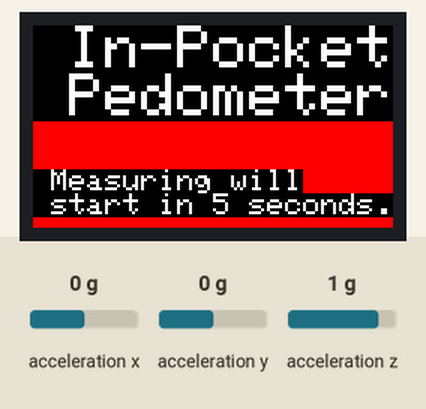
This sketch was run on a simulated ESP32. Parts: 240×135 colour display. The inputs (shaded band) are chosen by the test bench; at power-on: acceleration x 0 g, acceleration y 0 g, acceleration z 1 g.

Above: at 0.3 s.
At 5.3 s:
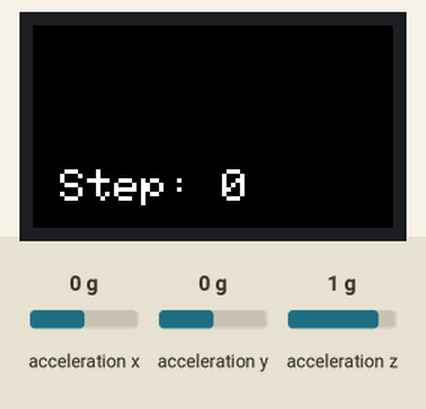

The sketch:

Pedometer.ino
```cpp
#include <M5StickCPlus.h>


int stepCount = 0;

void setup() {
  M5.begin();

  if (M5.IMU.Init()) { // -1: failed?
    M5.Lcd.fillScreen(RED);
  } else {
    M5.Lcd.fillScreen(BLACK);
  }

  M5.Lcd.setTextSize(4);
  M5.Lcd.setRotation(3);
  M5.Lcd.print(" In-Pocket");
  M5.Lcd.println();
  M5.Lcd.print(" Pedometer");
  M5.Lcd.println();
  M5.Lcd.println();
  M5.Lcd.setTextSize(2);
  M5.Lcd.print(" Measuring will");
  M5.Lcd.println();
  M5.Lcd.print(" start in 5 seconds.");
  delay(5000);
  M5.Lcd.fillScreen(BLACK);
  M5.Lcd.setTextSize(3);
}

void loop() {
  float accX, accY, accZ;

  M5.IMU.getAccelData(&accX, &accY, &accZ);

  if (abs(accX) > 1.6) {
    stepCount++;
    delay(300);
  }

  M5.Lcd.setCursor(0, 0);
  M5.Lcd.println();
  M5.Lcd.println();
  M5.Lcd.println();
  M5.Lcd.println();
  M5.Lcd.printf(" Step: %d\n", stepCount);

}
```
